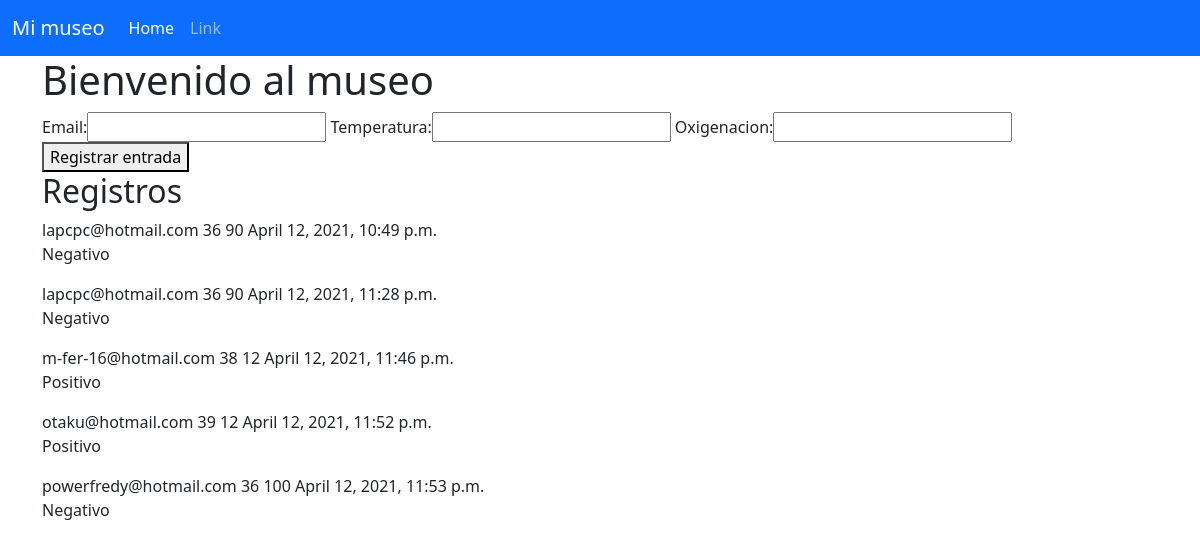
The page / on the database its author committed.
### vista1/models.py (models this page shows, shortened)
class Registro(models.Model):
    email = models.EmailField()
    timestamp_in = models.DateTimeField(auto_now_add=True)
    temperatura = models.IntegerField(blank=True, null=True)
    oxigenacion = models.IntegerField(blank=True, null=True)

### vista1/views.py (the view, shortened to what this page needs)
# urls.py: 2. Add a URL to urlpatterns:  path('', Home.as_view(), name='home')
class Home(View):
    def get(self,request):
        registroo = Registro.objects.all()
        form = RegistroForm()
        context = {'form': form,
                    'registroo': registroo}
        return render(request, 'index.html', context)

### vista1/forms.py
class RegistroForm(forms.ModelForm):
    class Meta:
        model = Registro
        fields = '__all__'
        exclude = ['timestamp_out','comment']

### vista1/templates/index.html (shortened to what this page needs)
{% extends "base.html" %}
{% block content %}
<h1>Bienvenido al museo</h1>
<form method="post">
    {{form}}
    <button type="submit">Registrar entrada</button>
</form>
<h2>
    Registros
</h2>
{% for c in registroo %}
        {{c.email}}
        {{c.temperatura}}
        {{c.oxigenacion}}
        {{c.timestamp_in}}
        {% if c.temperatura > 37.5 %}
            <p>Positivo</p>
        {% elif c.oxigenacion < 90 %}
            <p>Positivo</p>
        {% else %}
            <p>Negativo</p>
        {% endif %}
{% endfor %}
{% endblock %}

### vista1/templates/base.html (shortened to what this page needs)
<!DOCTYPE html>
<html lang="en">
<head>
    <link href="https://cdn.jsdelivr.net/npm/bootstrap@5.0.0-beta3/dist/css/bootstrap.min.css" rel="stylesheet">
</head>
<body>
    <nav class="navbar navbar-expand-lg navbar-dark bg-primary">
        <div class="container-fluid">
          <a class="navbar-brand" href="{% url 'index' %}">Mi museo</a>
          <div class="collapse navbar-collapse" id="navbarSupportedContent">
            <ul class="navbar-nav me-auto mb-2 mb-lg-0">
              <li class="nav-item">
                <a class="nav-link active" aria-current="page" href="#">Home</a>
              </li>
              <li class="nav-item">
                <a class="nav-link" href="#">Link</a>
              </li>
            </ul>
          </div>
        </div>
      </nav>
    <div class="container">
        {% block content %}
        {% endblock %}
    </div>
</body>
</html>

### rows shown on the page
Registro: email "lapcpc@hotmail.com", temperatura "36", oxigenacion "90", timestamp_in "April 12, 2021, 10:49 p.m.", shows "Negativo"
Registro: email "lapcpc@hotmail.com", temperatura "36", oxigenacion "90", timestamp_in "April 12, 2021, 11:28 p.m.", shows "Negativo"
Registro: email "m-fer-16@hotmail.com", temperatura "38", oxigenacion "12", timestamp_in "April 12, 2021, 11:46 p.m.", shows "Positivo"
Registro: email "otaku@hotmail.com", temperatura "39", oxigenacion "12", timestamp_in "April 12, 2021, 11:52 p.m.", shows "Positivo"
Registro: email "powerfredy@hotmail.com", temperatura "36", oxigenacion "100", timestamp_in "April 12, 2021, 11:53 p.m.", shows "Negativo"
